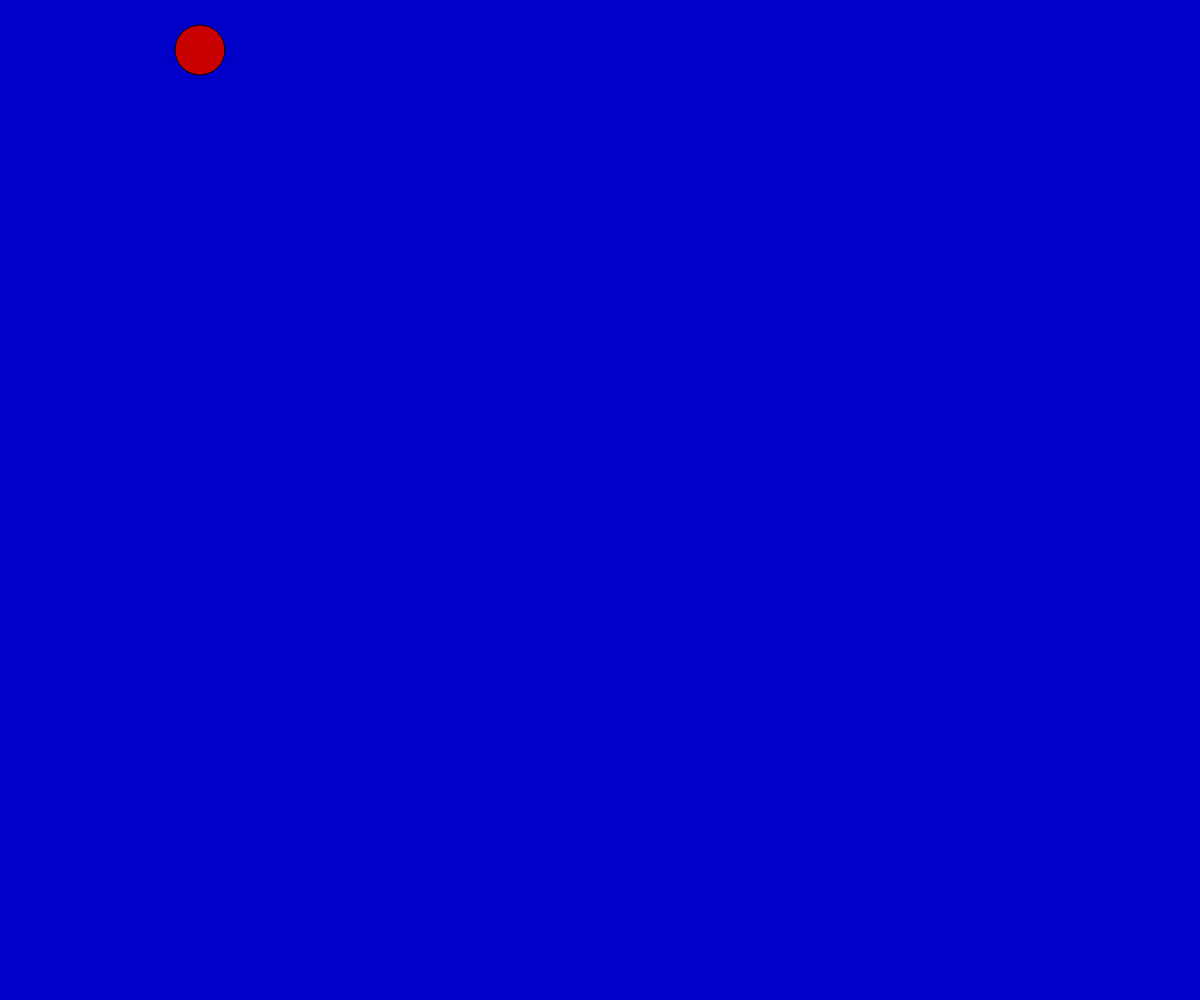
Frame 1 (no input)
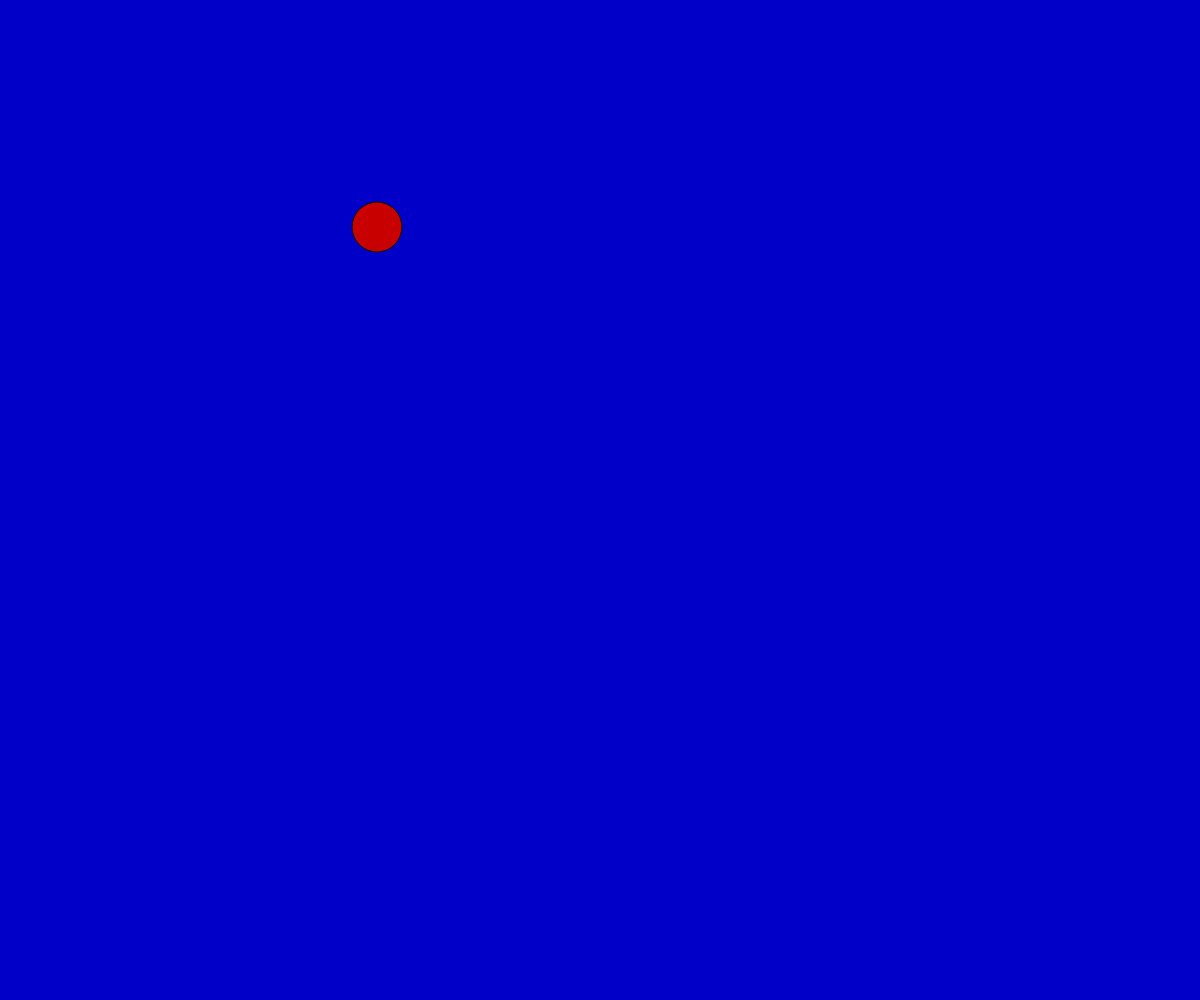
Frame 60 (no input)
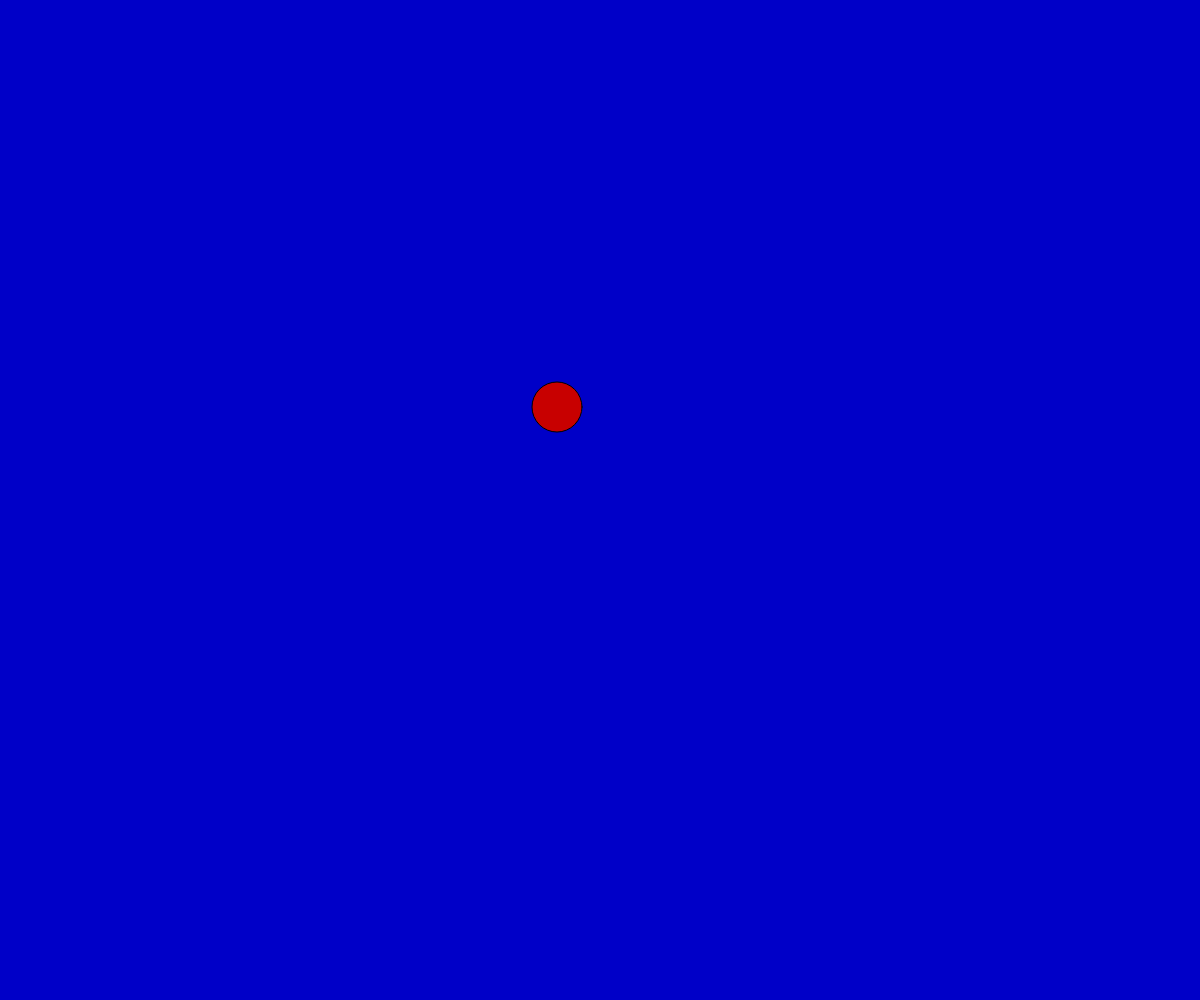
Frame 120 (the mouse pressed at the canvas centre since frame 60)

The p5.js sketch that drew these frames (run headless with seeded random() and noise() and a simulated clock; from frame 60 on, the mouse is pressed at the canvas centre):

// p5.js sketch
// ── sketch.js

let xpos = 200;
let ypos = 50;
let xballspeed = 3;
let yballspeed = 3;


function setup() {
  // put setup code here
createCanvas(windowWidth,windowHeight);


}

function draw() {
  //Put draw code here
  background(0,0,200);
  fill(200,0,0);
  circle(xpos,ypos,50);

  xpos = xpos + xballspeed;
  ypos = ypos + yballspeed;

  if (xpos > width) {
    xballspeed = -xballspeed;
  }

if (xpos < 0){
  xballspeed = -xballspeed;
}

if(ypos > height){
  yballspeed = -yballspeed;
}

if(ypos < 0){
  yballspeed = -yballspeed;
}

if(mouseIsPressed & dist(mouseX,mouseY,200,50) <25) {
xpos = random(0,width);
ypos = random(0,height);
}





}
